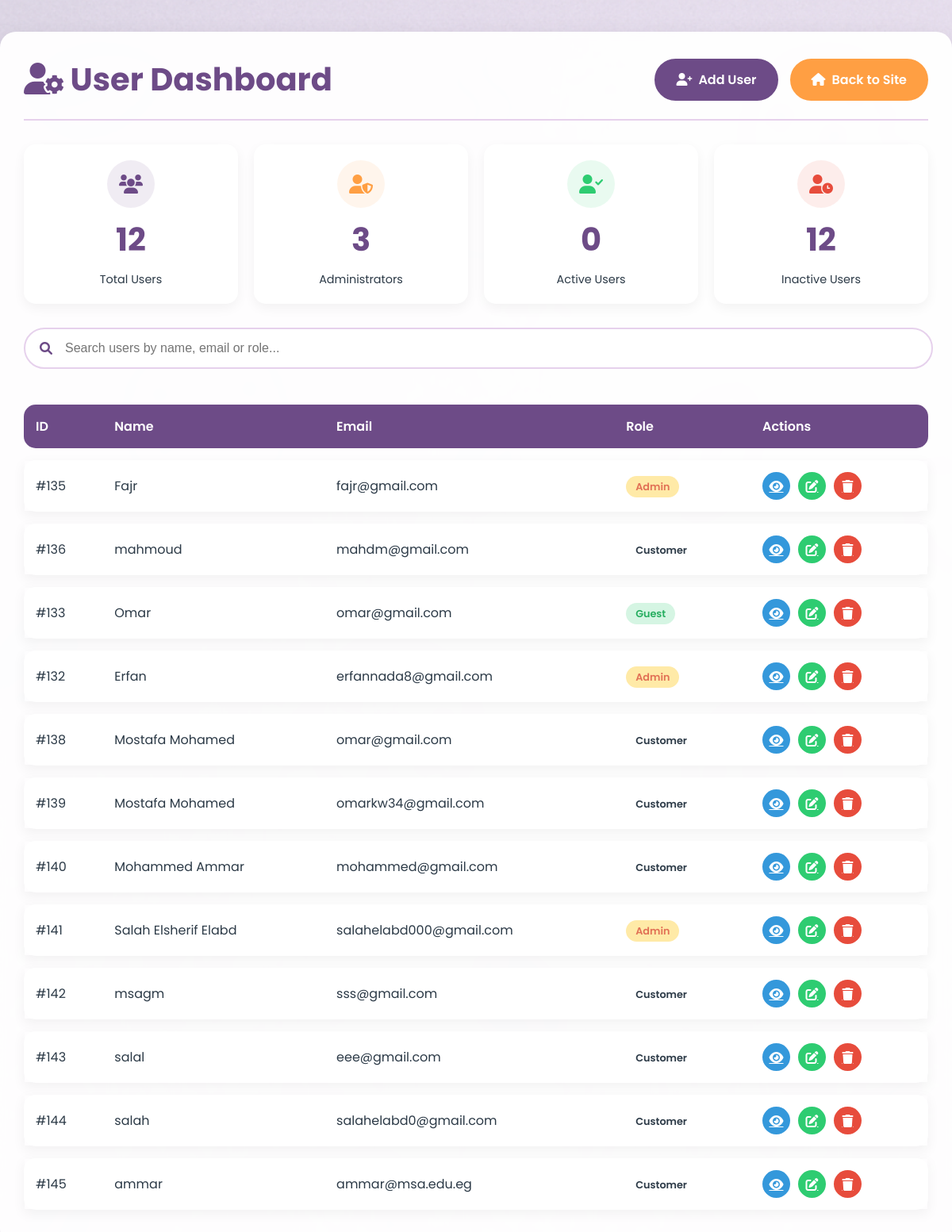
The app's page /admin_user_list.php (signed in) with its own data.
### tables this page shows
CREATE TABLE IF NOT EXISTS `users` (
  `id` int NOT NULL AUTO_INCREMENT,
  `name` varchar(100) NOT NULL,
  `email` varchar(100) NOT NULL,
  `password` varchar(100) NOT NULL,
  `role` varchar(100) NOT NULL,
  PRIMARY KEY (`id`)
);

### admin_user_list.php (the view, shortened to what this page needs)
<?php
require_once "config.php";
?>
<!DOCTYPE html>
<html lang="en">
<head>
    <link rel="stylesheet" href="https://cdnjs.cloudflare.com/ajax/libs/font-awesome/6.0.0/css/all.min.css">
</head>
<body>
    <div class="admin-container">
        <div class="admin-header">
            <h1 class="admin-title"><i class="fas fa-user-cog"></i> User Dashboard</h1>
            <div class="admin-actions">
                <a href="create.php" class="btn btn-primary">
                    <i class="fas fa-user-plus"></i> Add User
                </a>
                <a href="index.php" class="btn btn-secondary">
                    <i class="fas fa-home"></i> Back to Site
                </a>
            </div>
        </div>
        <div class="stats-cards">
            <?php
            $total_users = mysqli_query($link, "SELECT COUNT(*) FROM users")->fetch_row()[0];
            $admins = mysqli_query($link, "SELECT COUNT(*) FROM users WHERE role='admin'")->fetch_row()[0];
            $active_users = 0;
            $inactive_users = $total_users;
            ?>
            <div class="stat-card">
                <div class="icon-circle users-icon">
                    <i class="fas fa-users"></i>
                </div>
                <div class="stat-value"><?php echo $total_users; ?></div>
                <div class="stat-label">Total Users</div>
            </div>
            <div class="stat-card">
                <div class="icon-circle admins-icon">
                    <i class="fas fa-user-shield"></i>
                </div>
                <div class="stat-value"><?php echo $admins; ?></div>
                <div class="stat-label">Administrators</div>
            </div>
            <div class="stat-card">
                <div class="icon-circle active-icon">
                    <i class="fas fa-user-check"></i>
                </div>
                <div class="stat-value"><?php echo $active_users; ?></div>
                <div class="stat-label">Active Users</div>
            </div>
            <div class="stat-card">
                <div class="icon-circle inactive-icon">
                    <i class="fas fa-user-clock"></i>
                </div>
                <div class="stat-value"><?php echo $inactive_users; ?></div>
                <div class="stat-label">Inactive Users</div>
            </div>
        </div>
        <div class="search-bar">
            <i class="fas fa-search"></i>
            <input type="text" placeholder="Search users by name, email or role...">
        </div>
        <table class="user-table">
            <thead>
                <tr>
                    <th>ID</th>
                    <th>Name</th>
                    <th>Email</th>
                    <th>Role</th>
                    <th>Actions</th>
                </tr>
            </thead>
            <tbody>
                <?php
                $sql = "SELECT id, name, email, role FROM users";
                if ($result = mysqli_query($link, $sql)) {
                    while ($row = mysqli_fetch_assoc($result)) {
                        echo "<tr>";
                        echo "<td>#" . htmlspecialchars($row['id']) . "</td>";
                        echo "<td>" . htmlspecialchars($row['name']) . "</td>";
                        echo "<td>" . htmlspecialchars($row['email']) . "</td>";
                        echo "<td><span class='role-badge role-" . htmlspecialchars($row['role']) . "'>" .
                             ucfirst(htmlspecialchars($row['role'])) . "</span></td>";
                        echo "<td>";
                        echo "<div class='action-btns'>";
                        echo "<a href='read.php?id=" . $row['id'] . "' class='action-btn view-btn' title='View'><i class='fas fa-eye'></i></a>";
                        echo "<a href='update.php?id=" . $row['id'] . "' class='action-btn edit-btn' title='Edit'><i class='fas fa-edit'></i></a>";
                        echo "<a href='delete.php?id=" . $row['id'] . "' class='action-btn delete-btn' title='Delete'><i class='fas fa-trash'></i></a>";
                        echo "</div>";
                        echo "</td>";
                        echo "</tr>";
                    }
                }
                ?>
            </tbody>
        </table>
    </div>
</body>
</html>

### admin_user_list.php (style rules this page uses)
:root { --primary: #6d4b87; --secondary: #E6D1EC; --accent: #FF9F43; --light: #FFF5F5; --dark: #2C3A47; }
body { font-family: 'Poppins', sans-serif; background-image:url("background.png"); background-size: cover; background-repeat: repeat; margin: 0; padding: 0; color: var(--dark); }
.admin-container { max-width: 1200px; margin: 40px auto; padding: 30px; background: rgba(255, 255, 255, 0.95); border-radius: 20px; box-shadow: 0 10px 30px rgba(0, 0, 0, 0.1); backdrop-filter: blur(5px); }
.admin-header { display: flex; justify-content: space-between; align-items: center; margin-bottom: 30px; padding-bottom: 20px; border-bottom: 2px solid var(--secondary); }
.admin-title { color: var(--primary); font-size: 2.5rem; margin: 0; font-weight: 700; }
.admin-actions { display: flex; gap: 15px; }
.btn { padding: 12px 25px; border-radius: 50px; font-weight: 600; text-decoration: none; transition: all 0.3s ease; display: inline-flex; align-items: center; gap: 8px; }
.btn-primary { background: var(--primary); color: white; border: 2px solid var(--primary); }
.btn-secondary { background: var(--accent); color: white; border: 2px solid var(--accent); }
.user-table { width: 100%; border-collapse: separate; border-spacing: 0 15px; }
.user-table thead th { background: var(--primary); color: white; padding: 15px; text-align: left; font-weight: 600; }
.user-table th:first-child { border-radius: 15px 0 0 15px; }
.user-table th:last-child { border-radius: 0 15px 15px 0; }
.user-table tbody tr { background: white; box-shadow: 0 5px 15px rgba(0, 0, 0, 0.05); transition: all 0.3s ease; }
.user-table td { padding: 15px; vertical-align: middle; }
.user-table td:first-child { border-radius: 15px 0 0 15px; }
.user-table td:last-child { border-radius: 0 15px 15px 0; }
.role-badge { padding: 5px 12px; border-radius: 50px; font-size: 0.8rem; font-weight: 600; }
.role-admin { background: #FFEAA7; color: #E17055; }
.role-guest { background: #D5F5E3; color: #27AE60; }
.action-btns { display: flex; gap: 10px; }
.action-btn { width: 35px; height: 35px; border-radius: 50%; display: flex; align-items: center; justify-content: center; color: white; transition: all 0.3s ease; }
.view-btn { background: #3498DB; }
.edit-btn { background: #2ECC71; }
.delete-btn { background: #E74C3C; }
.search-bar { margin-bottom: 30px; position: relative; }
.search-bar input { width: 94%; padding: 15px 20px; border-radius: 50px; border: 2px solid var(--secondary); font-size: 1rem; padding-left: 50px; transition: all 0.3s ease; }
.search-bar i { position: absolute; left: 20px; top: 50%; transform: translateY(-50%); color: var(--primary); }
.stats-cards { display: grid; grid-template-columns: repeat(4, 1fr); gap: 20px; margin-bottom: 30px; }
.stat-card { background: white; padding: 20px; border-radius: 15px; box-shadow: 0 5px 15px rgba(0, 0, 0, 0.05); text-align: center; transition: all 0.3s ease; }
.stat-value { font-size: 2.5rem; font-weight: 700; color: var(--primary); margin: 10px 0; }
.stat-label { color: var(--dark); font-size: 0.9rem; }
.icon-circle { width: 60px; height: 60px; border-radius: 50%; display: flex; align-items: center; justify-content: center; margin: 0 auto; font-size: 1.5rem; }
.users-icon { background: rgba(109, 75, 135, 0.1); color: var(--primary); }
.admins-icon { background: rgba(255, 159, 67, 0.1); color: var(--accent); }
.active-icon { background: rgba(46, 204, 113, 0.1); color: #2ECC71; }
.inactive-icon { background: rgba(231, 76, 60, 0.1); color: #E74C3C; }

### records on screen
users: id "135", name "Fajr", email "fajr@gmail.com", role "Admin"
users: id "136", name "mahmoud", email "mahdm@gmail.com", role "Customer"
users: id "133", name "Omar", email "omar@gmail.com", role "Guest"
users: id "132", name "Erfan", email "erfannada8@gmail.com", role "Admin"
users: id "138", name "Mostafa Mohamed", email "omar@gmail.com", role "Customer"
users: id "139", name "Mostafa Mohamed", email "omarkw34@gmail.com", role "Customer"
users: id "140", name "Mohammed Ammar", email "mohammed@gmail.com", role "Customer"
users: id "141", name "Salah Elsherif Elabd", email "salahelabd000@gmail.com", role "Admin"
users: id "142", name "msagm", email "sss@gmail.com", role "Customer"
users: id "143", name "salal", email "eee@gmail.com", role "Customer"
users: id "144", name "salah", email "salahelabd0@gmail.com", role "Customer"
users: id "145", name "ammar", email "ammar@msa.edu.eg", role "Customer"

### other values on screen
$total_users "12"
$admins "3"
$active_users "0"
$inactive_users "12"
